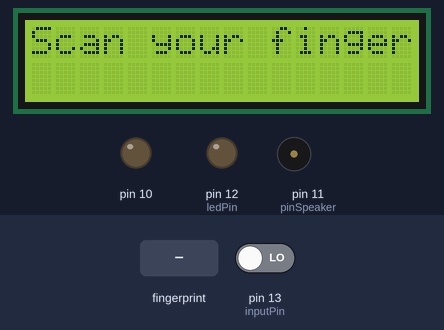
This sketch was run on a simulated Arduino Mega 2560, built with avr-gcc and run on an emulated ATmega2560. Shown: 16×2 character LCD, output pins drawn as LEDs (lit = HIGH), buzzer (waves = sounding, pin HIGH). Inputs (shaded band) come from the test bench; at power-on: pin 13 (inputPin) LOW. What the sketch prints to the serial monitor is not drawn.

Above: at 3.4 s.
3.5 s: finger stored as number 1 placed on the sensor
At 4.6 s:
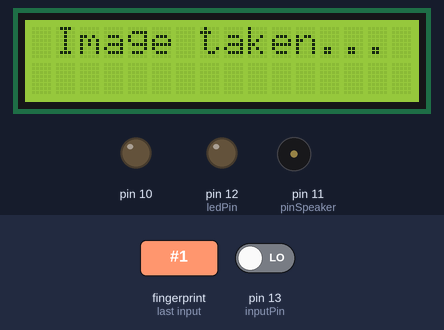
At 7.0 s:
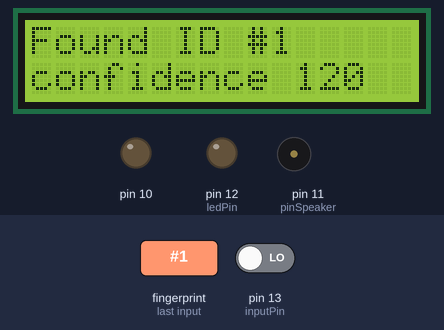
Timing chart, 0 to 8.5 s (numbered marks = the images above; inputs shaded):
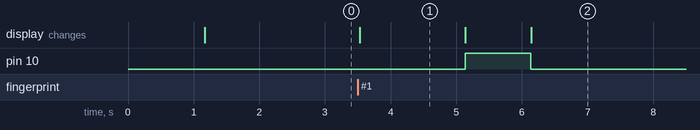

The sketch:

mega.ino
```cpp
#include <SoftwareSerial.h>
#include <Adafruit_Fingerprint.h>
#include <LiquidCrystal.h>

SoftwareSerial mySerial(8,9);
LiquidCrystal lcd(7,6,5,4,3,2); // initialize the library with the numbers of the interface pins
Adafruit_Fingerprint finger = Adafruit_Fingerprint(&mySerial);
int ledPin = 12;                // choose the pin for the LED
int inputPin = 13;               // choose the input pin (for PIR sensor)
int pirState = LOW;             // we start, assuming no motion detected
int val = 0;                    // variable for reading the pin status
int pinSpeaker = 11;           //Set up a speaker on a PWM pin (digital 9, 10, or 11)
void setup()
{
    Serial.begin(9600);
  while (!Serial);  // For Yun/Leo/Micro/Zero/...
  delay(100);
  Serial.println("\n\nAdafruit finger detect test");
  // set the data rate for the sensor serial port
  finger.begin(57600);
  if (finger.verifyPassword()) {
    Serial.println("Found fingerprint sensor!");
  } else {
    Serial.println("Did not find fingerprint sensor :(");
    while (1) { delay(1); }


  finger.getTemplateCount();
  Serial.print("Sensor contains "); Serial.print(finger.templateCount); Serial.println(" templates");
  Serial.println("Waiting for valid finger...");
}
  lcd.begin(16,2);
lcd.setCursor(0,0);
lcd.print("Scan your finger");
delay(100);pinMode(ledPin, OUTPUT);      // declare LED as output
finger.begin(57600);
pinMode(pinSpeaker, OUTPUT);

  pinMode(inputPin, INPUT);     // declare sensor as input
pinMode(10,OUTPUT);
} // set the data rate for the sensor serial port


void playTone(long duration, int freq) {
    duration *= 1000;
    int period = (1.0 / freq) * 1000000;
    long elapsed_time = 0;
    while (elapsed_time < duration) {
        digitalWrite(pinSpeaker,HIGH);
        delayMicroseconds(period / 2);
        digitalWrite(pinSpeaker, LOW);
        delayMicroseconds(period / 2);
        elapsed_time += (period);
    }
}

uint8_t getFingerprintID( )
{   buzer();
  uint8_t p = finger.getImage();

switch (p){
case FINGERPRINT_OK:
lcd.clear();
lcd.print(" Image taken... ");
delay(1000);
break;
case FINGERPRINT_NOFINGER:
return p;
case FINGERPRINT_PACKETRECIEVEERR:
return p;
case FINGERPRINT_IMAGEFAIL:
return p;
default:
return p; }

// OK success!
p = finger.image2Tz();
switch (p) {
case FINGERPRINT_OK:
break;
case FINGERPRINT_IMAGEMESS:
return p;
case FINGERPRINT_PACKETRECIEVEERR:
return p;
case FINGERPRINT_FEATUREFAIL:
return p;
case FINGERPRINT_INVALIDIMAGE:
return p;
default:
return p;
}

// OK converted!

p = finger.fingerFastSearch();
if (p == FINGERPRINT_OK )
{
    delay(300);// sound// turn LED ON


lcd.clear();
lcd.print(" Found match! ");
digitalWrite(10, HIGH);
digitalWrite(ledPin, LOW);
delay(1000);
digitalWrite(10,LOW);


   }
else if(p == FINGERPRINT_NOTFOUND )
{   pinMode(pinSpeaker, HIGH);
 delay(300);
lcd.clear();
lcd.setCursor(0,0);
lcd.print(" Did not match! ");
delay(1000);
lcd.clear();
lcd.setCursor(0,0);
lcd.print(" scan finger! ");
return p;
}
else
{ return p; }
// IF FOUND A MATCH............


lcd.clear();
lcd.setCursor(0,0);
lcd.print("Found ID #");
lcd.print(finger.fingerID);
lcd.setCursor(0,1);
lcd.print("confidence ");
lcd.print(finger.confidence);
pinMode(pinSpeaker, LOW);
delay(10000);
 pinMode(pinSpeaker, HIGH);
}

int getFingerprintIDez(){
uint8_t p = finger.getImage();
if (p != FINGERPRINT_OK) return -1;
p = finger.image2Tz();
if (p != FINGERPRINT_OK) return -1;
p = finger.fingerFastSearch();
if (p != FINGERPRINT_OK) return -1;

// found a match!
lcd.clear();
lcd.setCursor(0, 0);
lcd.print("Found ID # ");lcd.print(finger.fingerID);
lcd.setCursor(0, 1);
lcd.print("confidence "); lcd.print(finger.confidence);
return finger.fingerID;

}
void buzer(){
  val = digitalRead(inputPin);  // read input value
  if (val == HIGH) {            // check if the input is HIGH
    digitalWrite(ledPin, HIGH);  // turn LED ON
    playTone(300, 160);
    delay(150);// sound
    digitalWrite(ledPin, LOW);
  }}
  void buzer2(){
  val = digitalRead(inputPin);  // read input value
  if (val == HIGH) {            // check if the input is HIGH
    digitalWrite(ledPin, LOW);
     playTone(0,0);
    delay(300);// sound// turn LED ON
 pinMode(pinSpeaker, LOW);

  }}
void loop() {

getFingerprintID( );


       }
```

Measured:
- after the input at 3.5 s, pin 10: LOW → HIGH after 1.6 s, → LOW 1.0 s later; the display: changes at once (image 1)
- what the display in image 1 shows lasts 1.6 s, from 3.5 s to 5.1 s
